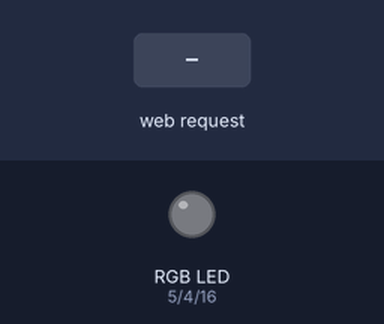
Bench run of a sketch on a simulated ESP8266 (NodeMCU). Parts: an RGB LED mixed from three pins (HIGH = lit). Inputs (shaded band) come from the test bench. Dim RGB values are drawn brighter than linear; WiFi joins after 1.5 s; servers stay silent unless stated; storage starts empty; what the sketch prints to the serial monitor is not drawn.

Above: at 2.7 s.
2.8 s: HTTP request GET /setRGB?r=1 received
At 3.4 s:
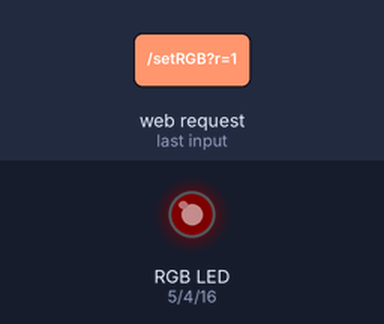
4.3 s: HTTP request GET /setRGB?r=120 received
At 4.6 s:
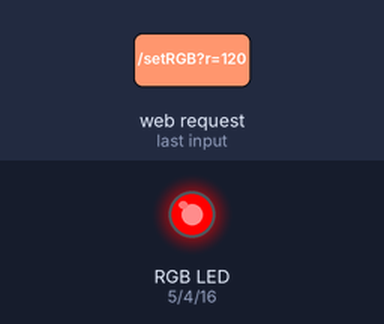
5.8 s: HTTP request GET /setRGB?g=1 received
At 6.9 s:
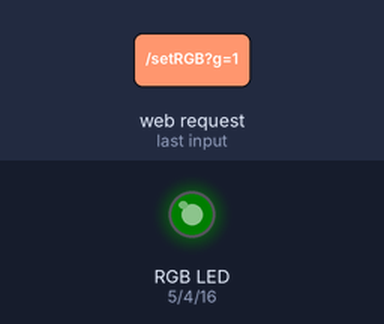
7.3 s: HTTP request GET /setRGB?g=120 received
At 8.0 s:
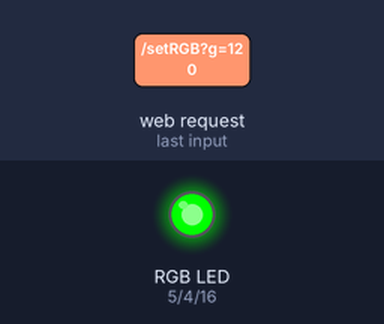
8.8 s: HTTP request GET /setRGB?b=1 received
At 9.2 s:
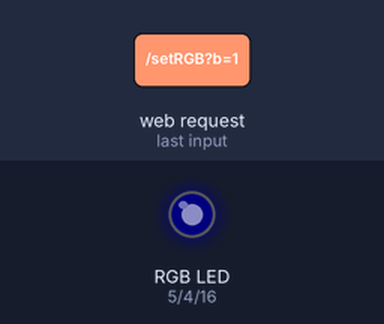
10.3 s: HTTP request GET /setRGB?b=120 received
At 11.5 s:
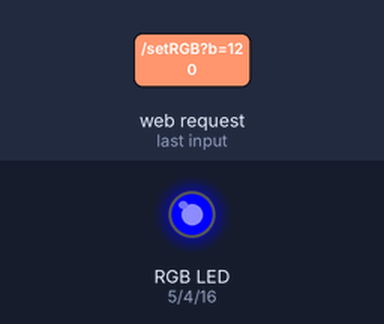
Timing chart, 0 to 12.8 s (numbered marks = the images above; inputs shaded):
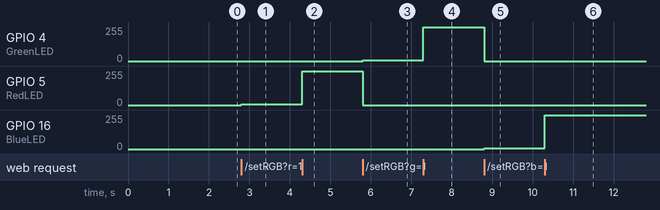

Measured:
- after the input at 2.8 s, GPIO 5 (RedLED): 0/255 → 4/255 at once
- after the input at 4.3 s, GPIO 5 (RedLED): 4/255 → 255/255 at once
- after the input at 5.8 s, GPIO 4 (GreenLED): 0/255 → 4/255 at once; GPIO 5 (RedLED): 255/255 → 0/255 at once
- after the input at 7.3 s, GPIO 4 (GreenLED): 4/255 → 255/255 at once
- after the input at 8.8 s, GPIO 4 (GreenLED): 255/255 → 0/255 at once; GPIO 16 (BlueLED): 0/255 → 4/255 at once
- after the input at 10.3 s, GPIO 16 (BlueLED): 4/255 → 255/255 at once

The sketch:

RGB_Webserver.ino
```cpp
/*
   IoT ESP8266 Based Mood Lamp (RGB LED) Controller Program
   https://circuits4you.com

   https://circuits4you.com/2019/03/28/esp8266-iot-rgb-led-strip-mood-lamp-controller/#more-1721

*/

#include <ESP8266WiFi.h>
#include <ESP8266WebServer.h>
#include <FS.h>   // Include the SPIFFS library
#include "setting.h"	// all settings are defined in a extra file


ESP8266WebServer server(80);


String getContentType(String filename); // convert the file extension to the MIME type
bool handleFileRead(String path);       // send the right file to the client (if it exists)


//=======================================================================
//                    Handle Set Color
//=======================================================================
void handleForm() {
  //Saperate Colors are sent through javascript
  String red = server.arg("r");
  String green = server.arg("g");
  String blue = server.arg("b");
  int r = red.toInt();
  int g = green.toInt();
  int b = blue.toInt();

  Serial.print("Red:"); Serial.println(r);
  Serial.print("Green:"); Serial.println(g);
  Serial.print("Blue:"); Serial.println(b);

  //PWM Correction 8-bit to 10-bit
  r = r * 4;
  g = g * 4;
  b = b * 4;

  //for ULN2003 or Common Cathode RGB Led not needed
  /*
    r = 1024 - r;
    g = 1024 - g;
    b = 1024 - b;
  */
  //ESP supports analogWrite All IOs are PWM
  analogWrite(RedLED, r);
  analogWrite(GreenLED, g);
  analogWrite(BlueLED, b);

  server.sendHeader("Location", "/");
  server.send(302, "text/plain", "Updated-- Press Back Button");

  delay(500);
}
//=======================================================================
//                    SETUP
//=======================================================================
void setup() {
  Serial.begin(115200);   //Start serial connection
  versionsInfo();   //print File information
  pinMode(RedLED, OUTPUT);
  pinMode(GreenLED, OUTPUT);
  pinMode(BlueLED, OUTPUT);

  WiFi.mode(WIFI_STA);

  WiFi.begin(ssid, password);     //Connect to your WiFi router
  Serial.println("");

  // Wait for connection
  while (WiFi.status() != WL_CONNECTED) {
    delay(500);
    Serial.print(".");
  }

  //If connection successful show IP address in serial monitor
  Serial.println("");
  Serial.print("Connected to ");
  Serial.println("WiFi");
  Serial.print("IP address: ");
  Serial.println(WiFi.localIP());  //IP address assigned to your ESP

  SPIFFS.begin();                           // Start the SPI Flash Files Syste

  server.onNotFound([]() {                              // If the client requests any URI
    if (!handleFileRead(server.uri()))                  // send it if it exists
      server.send(404, "text/plain", "404: Not Found"); // otherwise, respond with a 404 (Not Found) error
  });


 // server.on("/", handleFileRead("/"));  //Associate handler function to path
  server.on("/setRGB", handleForm);

  server.begin();                           //Start server
  Serial.println("HTTP server started");
}


//=======================================================================
//                    Content reader
//=======================================================================
String getContentType(String filename) { // convert the file extension to the MIME type
  if (filename.endsWith(".html")) return "text/html";
  else if (filename.endsWith(".css")) return "text/css";
  else if (filename.endsWith(".js")) return "application/javascript";
  else if (filename.endsWith(".ico")) return "image/x-icon";
  return "text/plain";
}

//=======================================================================
//                    File reader function
//=======================================================================
bool handleFileRead(String path) { // send the right file to the client (if it exists)
  Serial.println("handleFileRead: " + path);
  if (path.endsWith("/")) path += "index.html";         // If a folder is requested, send the index file
  String contentType = getContentType(path);            // Get the MIME type
  if (SPIFFS.exists(path)) {                            // If the file exists
    File file = SPIFFS.open(path, "r");                 // Open it
    size_t sent = server.streamFile(file, contentType); // And send it to the client
    file.close();                                       // Then close the file again
    return true;
  }
  Serial.println("\tFile Not Found");
  return false;                                         // If the file doesn't exist, return false
}


//=======================================================================
//                    LOOP
//=======================================================================
void loop() {
  server.handleClient();
}


//=======================================================================
//                    Versionsinfo
//=======================================================================
void versionsInfo()
{
  Serial.print("\nArduino is running Sketch: ");
  Serial.println(__FILE__);
  Serial.print("Compiled on: ");
  Serial.print(__DATE__);
  Serial.print(" at ");
  Serial.print(__TIME__);
  Serial.print("\n\n");
}
```

setting.h
```cpp
//SSID and Password of your WiFi router
const char* ssid = "****";
const char* password = "****";


//LED Connections
const int BlueLED = 16; // D0
const int RedLED = 5;    // D1
const int GreenLED = 4; // D2
```
